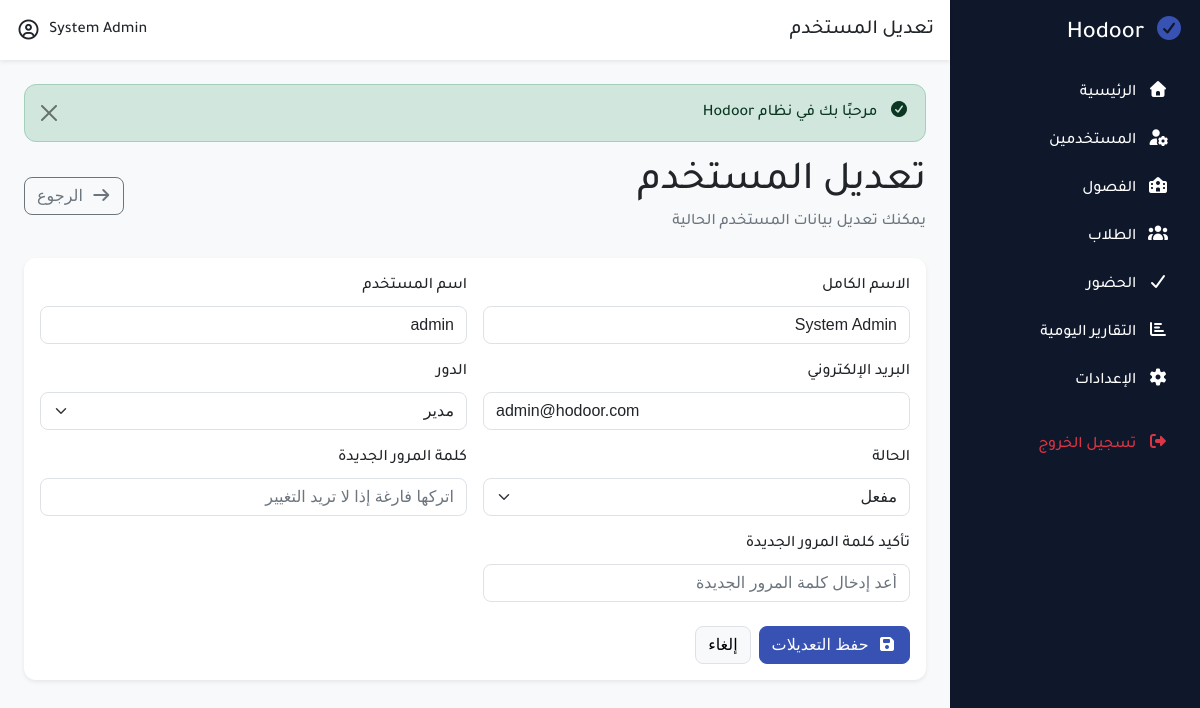
The app's page /modules/users/edit.php?id=1 (signed in) with its own data.
### tables this page shows
CREATE TABLE users
(
    id         INT AUTO_INCREMENT PRIMARY KEY,
    full_name  VARCHAR(100) NOT NULL,
    username   VARCHAR(50)  NOT NULL UNIQUE,
    email      VARCHAR(100) NULL,
    password   VARCHAR(255) NOT NULL,
    role       ENUM('admin', 'teacher', 'supervisor') DEFAULT 'teacher',
    status     TINYINT(1) DEFAULT 1,
    created_at TIMESTAMP DEFAULT CURRENT_TIMESTAMP
);

### classes/clsPath.php (called while the page is built, shortened)
<?php
class clsPath
{
    private static $domain = "http://localhost/Hodoor/";
    public static function root()
    {
        return self::$domain;
    }
    public static function modules()
    {
        return self::root() . "modules/";
    }
    public static function users()
    {
        return self::modules() . "users/";
    }
}

### classes/clsUser.php (called while the page is built, shortened)
<?php
class clsUser
{
    private $conn;
    public function __construct($db)
    {
        $this->conn = $db;
    }
    private function fill($data)
    {
        $this->full_name = $data['full_name'] ?? null;
        $this->username = $data['username'] ?? null;
        $this->email = $data['email'] ?? null;
        $this->role = $data['role'] ?? null;
        $this->status = $data['status'] ?? null;
    }
    public function loadById($id)
    {
        $query = "SELECT * FROM users WHERE id = :id LIMIT 1";
        $stmt = $this->conn->prepare($query);
        $stmt->execute([
            ':id' => (int)$id
        ]);
        $user = $stmt->fetch(PDO::FETCH_ASSOC);
        return true;
    }
}

### classes/clsHelper.php (called while the page is built, shortened)
<?php
class clsHelper
{
    public static function clean($value)
    {
        return htmlspecialchars(trim($value), ENT_QUOTES, 'UTF-8');
    }
    public static function e($value)
    {
        return htmlspecialchars($value, ENT_QUOTES, 'UTF-8');
    }
    public static function get($key, $default = null)
    {
        return isset($_GET[$key]) ? self::clean($_GET[$key]) : $default;
    }
    public static function old($key, $default = '')
    {
        return self::e($default);
    }
}

### modules/users/edit.php (the view, shortened to what this page needs)
<?php
require_once '../../includes/app.php';
$id = clsHelper::get('id');
$user = new clsUser($conn);
if (!$id || !$user->loadById($id)) {
    clsHelper::setMessage('error', 'المستخدم غير موجود');
    clsHelper::redirect(clsPath::users() . 'index.php');
}
?>
<?php require_once '../../includes/header.php'; ?>
<?php require_once '../../includes/sidebar.php'; ?>
    <div class="main-content w-100">
        <?php require_once '../../includes/navbar.php'; ?>
        <div class="content p-4">
            <?php require_once '../../includes/alerts.php'; ?>
            <div class="d-flex justify-content-between align-items-center mb-4">
                <div>
                    <h1 class="mb-1">تعديل المستخدم</h1>
                    <p class="text-muted mb-0">يمكنك تعديل بيانات المستخدم الحالية</p>
                </div>
                <a href="<?= clsPath::users(); ?>index.php" class="btn btn-outline-secondary">
                    <i class="fa fa-arrow-right me-1"></i>
                    الرجوع
                </a>
            </div>
            <div class="card shadow-sm border-0">
                <div class="card-body">
                    <form action="<?= clsPath::users(); ?>update.php" method="POST">
                        <div class="row g-3">
                            <div class="col-md-6">
                                <label class="form-label">الاسم الكامل</label>
                                <input type="text" name="full_name" class="form-control"
                                       value="<?= clsHelper::old('full_name', $user->full_name); ?>">
                            </div>
                            <div class="col-md-6">
                                <label class="form-label">اسم المستخدم</label>
                                <input type="text" name="username" class="form-control"
                                       value="<?= clsHelper::old('username', $user->username); ?>">
                            </div>
                            <div class="col-md-6">
                                <label class="form-label">البريد الإلكتروني</label>
                                <input type="email" name="email" class="form-control"
                                       value="<?= clsHelper::old('email', $user->email); ?>">
                            </div>
                            <div class="col-md-6">
                                <label class="form-label">الدور</label>
                                <?php $oldRole = clsHelper::old('role', $user->role); ?>
                                <select name="role" class="form-select">
                                    <option value="admin" <?= $oldRole === 'admin' ? 'selected' : ''; ?>>مدير</option>
                                </select>
                            </div>
                            <div class="col-md-6">
                                <label class="form-label">الحالة</label>
                                <?php $oldStatus = clsHelper::old('status', (string)$user->status); ?>
                                <select name="status" class="form-select">
                                    <option value="1" <?= $oldStatus == '1' ? 'selected' : ''; ?>>مفعل</option>
                                </select>
                            </div>
                            <div class="col-md-6">
                                <label class="form-label">كلمة المرور الجديدة</label>
                                <input type="password" name="password" class="form-control"
                                       placeholder="اتركها فارغة إذا لا تريد التغيير">
                            </div>
                            <div class="col-md-6">
                                <label class="form-label">تأكيد كلمة المرور الجديدة</label>
                                <input type="password" name="confirm_password" class="form-control"
                                       placeholder="أعد إدخال كلمة المرور الجديدة">
                            </div>
                        </div>
                        <div class="mt-4 d-flex gap-2">
                            <button type="submit" class="btn btn-primary">
                                <i class="fa fa-save me-1"></i>
                                حفظ التعديلات
                            </button>
                            <a href="<?= clsPath::users(); ?>index.php" class="btn btn-light border">
                                إلغاء
                            </a>
                        </div>
                    </form>
                </div>
            </div>
        </div>
    </div>
<?php require_once '../../includes/footer.php'; ?>

### assets/css/dashboard.css (style rules this page uses)
.main-content { background: #f8f9fa; min-width: 0; }
.content { min-height: calc(100vh - 60px); }

### assets/css/mainColors.css (style rules this page uses)
:root { --main-color: #3852b4; --main-color-hover: #2f4599; --main-color-dark: #263a82; --main-color-light: #eef2ff; --secondary-color: #5e7ac4; --body-bg: #f8f9fa; --box-bg: #ffffff; --text-color: #212529; --text-muted: #6c757d; --white-color: #ffffff; --border-color: #dee2e6; --border-light: #edf0f5; --success-color: #198754; --danger-color: #dc3545; --warning-color: #ffc107; --info-color: #0dcaf0; --main-radius: 12px; --small-radius: 8px; --main-shadow: 0 6px 18px rgba(0, 0, 0, 0.08); --soft-shadow: 0 3px 10px rgba(0, 0, 0, 0.05); --focus-shadow: 0 0 0 0.25rem rgba(56, 82, 180, 0.25); }
body { background-color: var(--body-bg); color: var(--text-color); }
a { color: var(--main-color); text-decoration: none; }
.text-muted { color: var(--text-muted) !important; }
.btn { border-radius: var(--small-radius); }
.btn-primary { color: var(--white-color) !important; background-color: var(--main-color) !important; border-color: var(--main-color) !important; }
.card { background-color: var(--box-bg); border-color: var(--border-color); border-radius: var(--main-radius); box-shadow: var(--soft-shadow); }
.form-label { color: var(--text-color); }
.form-control, .form-select { color: var(--text-color); background-color: var(--box-bg); border-color: var(--border-color); border-radius: var(--small-radius); }
.form-control::placeholder { color: var(--text-muted); }

### records on screen
users: full_name "System Admin", username "admin", email "admin@hodoor.com", role "مدير", status "مفعل"

### other values on screen
$title "تعديل المستخدم"
clsHelper::e($_SESSION['full_name']) "System Admin"
$success "مرحبًا بك في نظام Hodoor"
